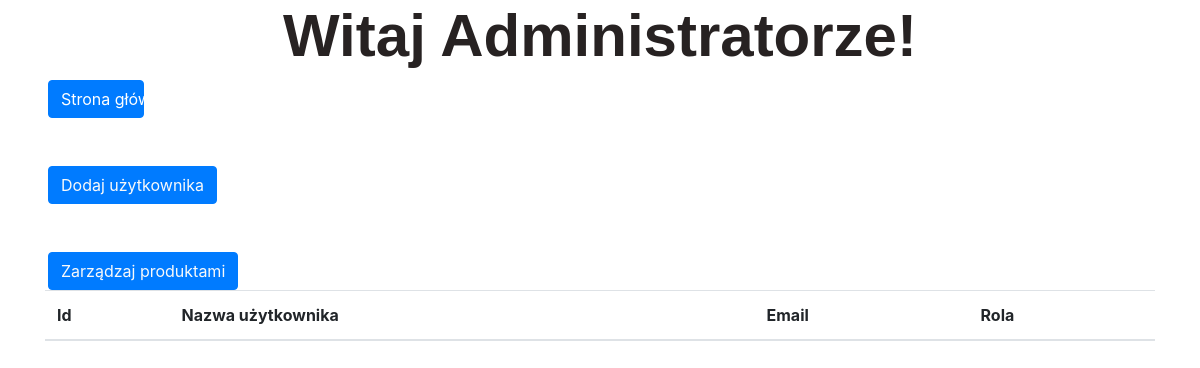
The page /admin/include/users.crud.php on the database as committed earlier.
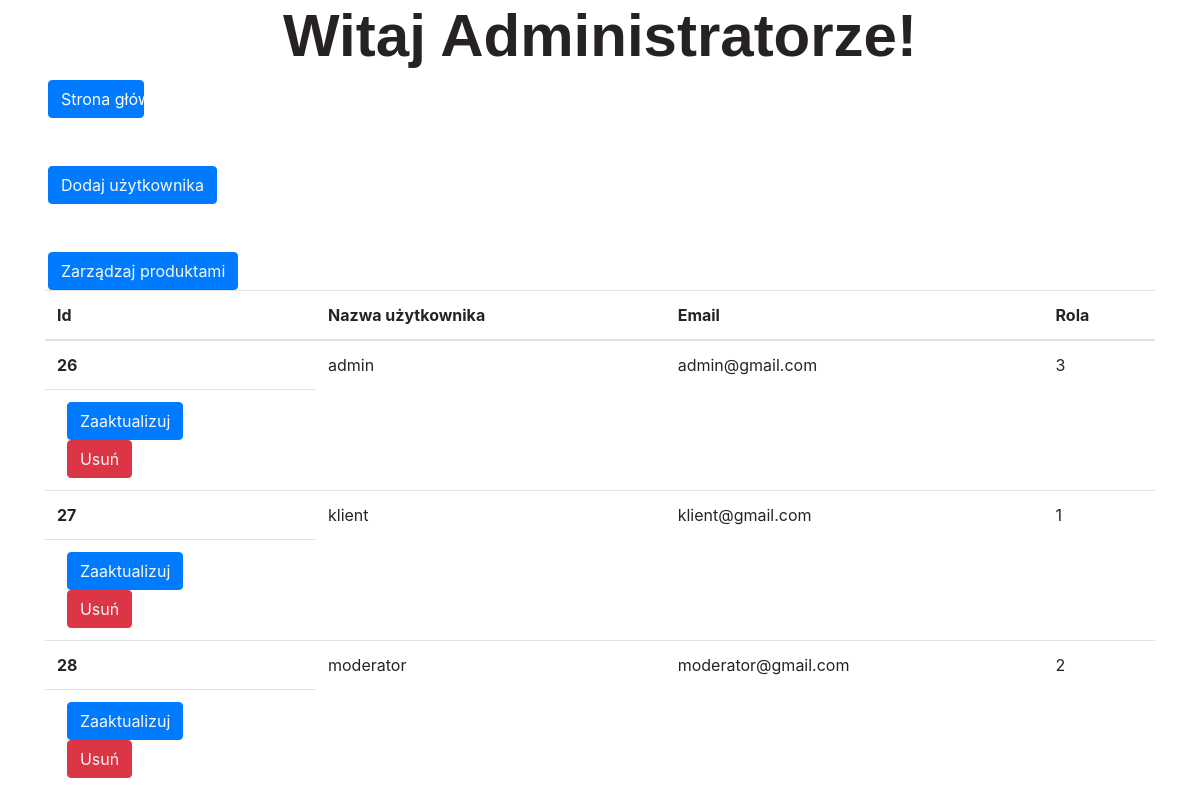
The same page on the database as committed later.
### tables this page shows
CREATE TABLE `users` (
  `idUsers` int(20) NOT NULL,
  `username` varchar(20) NOT NULL,
  `email` varchar(30) NOT NULL,
  `pass` varchar(100) NOT NULL,
  `id_role` varchar(4) NOT NULL DEFAULT '1'
);

### admin/include/users.crud.php (the view, shortened to what this page needs)
<!DOCTYPE html>
<html lang="en">
<head>
    <link rel="stylesheet" href="https://cdn.jsdelivr.net/npm/bootstrap@4.0.0/dist/css/bootstrap.min.css">
    <link rel="stylesheet" href="styles.crud.css">
</head>
<body>
<h1>Witaj Administratorze!</h1>
<a class="btn btn-primary" href="../../index.php">Strona główna</a><br>
<br><button class="btn btn-primary"><a class="text-light" href="../users.add.php">Dodaj użytkownika</a></button><br>
<br><button class="btn btn-primary"><a class="text-light" href="../../produkty/dodawanieiusuwanie.php">Zarządzaj produktami</a></button>
<div class="container">
    <table class="table">
        <thead>
        <tr>
            <th scope="col">Id</th>
            <th scope="col">Nazwa użytkownika</th>
            <th scope="col">Email</th>
            <th scope="col">Rola</th>
        </tr>
        </thead>
        <tbody>
        <?php
        require_once('database.php');
        $sql = "SELECT * FROM users";
        $result = mysqli_query($servername, $sql);
        while ($row = mysqli_fetch_assoc($result)) {
            $idUsers = $row['idUsers'];
            $username = $row['username'];
            $email = $row['email'];
            $rola = $row['id_role'];
            echo '<tr>
                        <th scope="row">' . $idUsers . '</th>
                        <td>' . $username . '</td>
                        <td>' . $email . '</td>
                        <td>' . $rola . '</td>
                            </tr>
                        <td>
                            <button class="btn btn-primary"><a class="text-light" href="../users.update.php?updateid=' . $idUsers . '">Zaaktualizuj</a></button>
                            <button class="btn btn-danger"><a class="text-light" href="../users.delete.php?deleteid=' . $idUsers . '">Usuń</a></button>
                        </td>';
        }
        ?>
        </tbody>
    </table>
</div>
</body>
</html>

### admin/include/styles.crud.css (style rules this page uses)
body { background-color: rgb(255, 255, 255); }
h1 { align-items: center; top: 10px; width:100%; height:100%; font-family: 'Montserrat', sans-serif; font-size:60px; text-align:center; font-weight: 600; color: rgb(39, 34, 34); }
.btn { display: flex; align-items: center; justify-content: space-between; align-items: center; margin-left: 4%; margin-right: 88%; }

Rows that differ between the two databases and show on the page:
added users: idUsers "26", username "admin", email "admin@gmail.com", id_role "3"
added users: idUsers "27", username "klient", email "klient@gmail.com", id_role "1"
added users: idUsers "28", username "moderator", email "moderator@gmail.com", id_role "2"
